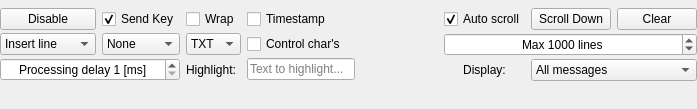
             <widget class="QWidget" name="scrollAreaWidgetContents_2">
              <property name="geometry">
               <rect>
                <x>0</x>
                <y>0</y>
                <width>697</width>
                <height>109</height>
               </rect>
              </property>
              <property name="sizePolicy">
               <sizepolicy hsizetype="Preferred" vsizetype="Preferred">
                <horstretch>0</horstretch>
                <verstretch>0</verstretch>
               </sizepolicy>
              </property>
              <layout class="QGridLayout" name="gridLayout">
               <property name="leftMargin">
                <number>0</number>
               </property>
               <property name="topMargin">
                <number>0</number>
               </property>
               <property name="rightMargin">
                <number>0</number>
               </property>
               <property name="bottomMargin">
                <number>20</number>
               </property>
               <item row="0" column="0">
                <layout class="QHBoxLayout" name="horizontalLayout">
                 <item>
                  <layout class="QGridLayout" name="gridLayout_15">
                   <property name="verticalSpacing">
                    <number>3</number>
                   </property>
                   <item row="0" column="1">
                    <widget class="QPushButton" name="pushButtonTextLogToggle">
                     <property name="sizePolicy">
                      <sizepolicy hsizetype="Preferred" vsizetype="Preferred">
                       <horstretch>0</horstretch>
                       <verstretch>0</verstretch>
                      </sizepolicy>
                     </property>
                     <property name="text">
                      <string>Disable</string>
                     </property>
                     <property name="checkable">
                      <bool>true</bool>
                     </property>
                    </widget>
                   </item>
                   <item row="3" column="1" colspan="2">
                    <widget class="QSpinBox" name="spinBoxProcessingDelay">
                     <property name="sizePolicy">
                      <sizepolicy hsizetype="Minimum" vsizetype="Minimum">
                       <horstretch>0</horstretch>
                       <verstretch>0</verstretch>
                      </sizepolicy>
                     </property>
                     <property name="minimumSize">
                      <size>
                       <width>0</width>
                       <height>0</height>
                      </size>
                     </property>
                     <property name="whatsThis">
                      <string>&lt;html&gt;&lt;head/&gt;&lt;body&gt;&lt;p&gt;Set the interval of reading Serial/UDP. &lt;/p&gt;&lt;/body&gt;&lt;/html&gt;</string>
                     </property>
                     <property name="alignment">
                      <set>Qt::AlignCenter</set>
                     </property>
                     <property name="suffix">
                      <string> [ms]</string>
                     </property>
                     <property name="prefix">
                      <string>Processing delay </string>
                     </property>
                     <property name="minimum">
                      <number>1</number>
                     </property>
                     <property name="maximum">
                      <number>500</number>
                     </property>
                     <property name="singleStep">
                      <number>5</number>
                     </property>
                     <property name="value">
                      <number>1</number>
                     </property>
                    </widget>
                   </item>
                   <item row="0" column="3">
                    <widget class="QCheckBox" name="checkBoxWrapText">
                     <property name="sizePolicy">
                      <sizepolicy hsizetype="Preferred" vsizetype="Minimum">
                       <horstretch>0</horstretch>
                       <verstretch>0</verstretch>
                      </sizepolicy>
                     </property>
                     <property name="whatsThis">
                      <string>&lt;html&gt;&lt;head/&gt;&lt;body&gt;&lt;p&gt;Wrap all text inside the text window - may work slowly with large text.&lt;/p&gt;&lt;/body&gt;&lt;/html&gt;</string>
                     </property>
                     <property name="text">
                      <string>Wrap</string>
                     </property>
                    </widget>
                   </item>
                   <item row="3" column="4" colspan="8">
                    <widget class="QLineEdit" name="lineEditHighlight">
                     <property name="sizePolicy">
                      <sizepolicy hsizetype="Maximum" vsizetype="Maximum">
                       <horstretch>0</horstretch>
                       <verstretch>0</verstretch>
                      </sizepolicy>
                     </property>
                     <property name="whatsThis">
                      <string>&lt;html&gt;&lt;head/&gt;&lt;body&gt;&lt;p&gt;Highlights the words in the main text window that matches the contents of this textbox&lt;/p&gt;&lt;/body&gt;&lt;/html&gt;</string>
                     </property>
                     <property name="placeholderText">
                      <string>Text to highlight...</string>
                     </property>
                     <property name="clearButtonEnabled">
                      <bool>true</bool>
                     </property>
                    </widget>
                   </item>
                   <item row="0" column="2">
                    <widget class="QCheckBox" name="checkBoxSendKey">
                     <property name="sizePolicy">
                      <sizepolicy hsizetype="Preferred" vsizetype="Minimum">
                       <horstretch>0</horstretch>
                       <verstretch>0</verstretch>
                      </sizepolicy>
                     </property>
                     <property name="whatsThis">
                      <string>&lt;html&gt;&lt;head/&gt;&lt;body&gt;&lt;p&gt;If checked, pressed key will be immidietly sent to the device via Serial or UDP, depending on the active control section tab as long as the &lt;span style=&quot; font-weight:600;&quot;&gt;text window remains focused&lt;/span&gt;.&lt;/p&gt;&lt;p&gt;This is very useful for creating a rapidly accesible control interface via serial i.e, you could quickly regulate motor's PWM output by holding &amp;quot;+&amp;quot; or &amp;quot;-&amp;quot; keys, instead of typing &amp;quot;set value ... &amp;quot; every time you need to make a change.&lt;/p&gt;&lt;/body&gt;&lt;/html&gt;</string>
                     </property>
                     <property name="text">
                      <string>Send Key</string>
                     </property>
                     <property name="checked">
                      <bool>true</bool>
                     </property>
                    </widget>
                   </item>
                   <item row="1" column="2">
                    <widget class="QComboBox" name="comboBoxTextProcessing">
                     <property name="sizePolicy">
                      <sizepolicy hsizetype="Minimum" vsizetype="Preferred">
                       <horstretch>0</horstretch>
                       <verstretch>0</verstretch>
                      </sizepolicy>
                     </property>
                     <property name="toolTip">
                      <string>&lt;html&gt;&lt;head/&gt;&lt;body&gt;&lt;p&gt;Text processing modes&lt;/p&gt;&lt;/body&gt;&lt;/html&gt;</string>
                     </property>
                     <property name="whatsThis">
                      <string>&lt;html&gt;&lt;head/&gt;&lt;body&gt;&lt;p&gt;Choose text post-processing:&lt;/p&gt;&lt;p&gt;&lt;span style=&quot; font-weight:600;&quot;&gt;- None&lt;/span&gt;&lt;/p&gt;&lt;p&gt;&lt;span style=&quot; font-weight:600;&quot;&gt;- Trim - remove whitespace form the start and the end of each line.&lt;/span&gt;&lt;/p&gt;&lt;p&gt;&lt;span style=&quot; font-weight:600;&quot;&gt;- Simplify - removes whitespace form the start and the end, and has each sequence of internal whitespace replaced with a single space.&lt;/span&gt;&lt;/p&gt;&lt;/body&gt;&lt;/html&gt;</string>
                     </property>
                     <item>
                      <property name="text">
                       <string>None</string>
                      </property>
                     </item>
                     <item>
                      <property name="text">
                       <string>Trim</string>
                      </property>
                     </item>
                     <item>
                      <property name="text">
                       <string>Simplify</string>
                      </property>
                     </item>
                    </widget>
                   </item>
                   <item row="1" column="1">
                    <widget class="QComboBox" name="comboBoxAddTextMode">
                     <property name="sizePolicy">
                      <sizepolicy hsizetype="Minimum" vsizetype="Preferred">
                       <horstretch>0</horstretch>
                       <verstretch>0</verstretch>
                      </sizepolicy>
                     </property>
                     <property name="toolTip">
                      <string>&lt;html&gt;&lt;head/&gt;&lt;body&gt;&lt;p&gt;New line print method&lt;/p&gt;&lt;/body&gt;&lt;/html&gt;</string>
                     </property>
                     <property name="whatsThis">
                      <string>&lt;html&gt;&lt;head/&gt;&lt;body&gt;&lt;p&gt;Change how new text line is added:&lt;/p&gt;&lt;p&gt;&lt;span style=&quot; font-weight:600;&quot;&gt;- Insert - moves the cursor to the end of document and simply pastes new data. Similar to &amp;quot;print()&amp;quot; in Arduino&lt;/span&gt;&lt;/p&gt;&lt;p&gt;&lt;span style=&quot; font-weight:600;&quot;&gt;- Append - adds new text as newline. Acts as &amp;quot;println()&amp;quot;. &lt;/span&gt;&lt;/p&gt;&lt;p&gt;One can use &amp;quot;Append&amp;quot; mode + &amp;quot;trim&amp;quot; or &amp;quot;simplify&amp;quot; processing options to remove all control characters form the text while still adding it as newline without the escape sequences present.&lt;/p&gt;&lt;/body&gt;&lt;/html&gt;</string>
                     </property>
                     <property name="sizeAdjustPolicy">
                      <enum>QComboBox::AdjustToContents</enum>
                     </property>
                     <item>
                      <property name="text">
                       <string>Insert line</string>
                      </property>
                     </item>
                     <item>
                      <property name="text">
                       <string>Append line</string>
                      </property>
                     </item>
                    </widget>
                   </item>
                   <item row="0" column="4" colspan="8">
                    <widget class="QCheckBox" name="checkBoxShowTime">
                     <property name="sizePolicy">
                      <sizepolicy hsizetype="Preferred" vsizetype="Maximum">
                       <horstretch>0</horstretch>
                       <verstretch>0</verstretch>
                      </sizepolicy>
                     </property>
                     <property name="whatsThis">
                      <string>&lt;html&gt;&lt;head/&gt;&lt;body&gt;&lt;p&gt;If checked, received message will be displayed with system clock time in which it was received.&lt;/p&gt;&lt;/body&gt;&lt;/html&gt;</string>
                     </property>
                     <property name="text">
                      <string>Timestamp</string>
                     </property>
                    </widget>
                   </item>
                   <item row="3" column="3">
                    <widget class="QLabel" name="label_4">
                     <property name="sizePolicy">
                      <sizepolicy hsizetype="Preferred" vsizetype="Minimum">
                       <horstretch>0</horstretch>
                       <verstretch>0</verstretch>
                      </sizepolicy>
                     </property>
                     <property name="minimumSize">
                      <size>
                       <width>0</width>
                       <height>0</height>
                      </size>
                     </property>
                     <property name="text">
                      <string>Highlight:</string>
                     </property>
                    </widget>
                   </item>
                   <item row="1" column="3">
                    <widget class="QComboBox" name="comboBoxFormat">
                     <property name="sizePolicy">
                      <sizepolicy hsizetype="Minimum" vsizetype="Preferred">
                       <horstretch>0</horstretch>
                       <verstretch>0</verstretch>
                      </sizepolicy>
                     </property>
                     <property name="toolTip">
                      <string>&lt;html&gt;&lt;head/&gt;&lt;body&gt;&lt;p&gt;Change text format&lt;/p&gt;&lt;/body&gt;&lt;/html&gt;</string>
                     </property>
                     <property name="whatsThis">
                      <string>&lt;html&gt;&lt;head/&gt;&lt;body&gt;&lt;p&gt;Choose message display format:&lt;/p&gt;&lt;p&gt;&lt;span style=&quot; font-weight:600;&quot;&gt;- text&lt;/span&gt;&lt;/p&gt;&lt;p&gt;&lt;span style=&quot; font-weight:600;&quot;&gt;- hex (base 16)&lt;/span&gt;&lt;/p&gt;&lt;p&gt;&lt;span style=&quot; font-weight:600;&quot;&gt;- binary (base 2)&lt;/span&gt;&lt;/p&gt;&lt;/body&gt;&lt;/html&gt;</string>
                     </property>
                     <item>
                      <property name="text">
                       <string>TXT</string>
                      </property>
                     </item>
                     <item>
                      <property name="text">
                       <string>HEX</string>
                      </property>
                     </item>
                     <item>
                      <property name="text">
                       <string>BIN</string>
                      </property>
                     </item>
                    </widget>
                   </item>
                   <item row="1" column="4" colspan="8">
                    <widget class="QCheckBox" name="checkBoxShowControlChars">
                     <property name="sizePolicy">
                      <sizepolicy hsizetype="Preferred" vsizetype="Fixed">
                       <horstretch>0</horstretch>
                       <verstretch>0</verstretch>
                      </sizepolicy>
                     </property>
                     <property name="text">
                      <string>Control char's</string>
                     </property>
                    </widget>
                   </item>
                  </layout>
                 </item>
                 <item>
                  <spacer name="horizontalSpacer_2">
                   <property name="orientation">
                    <enum>Qt::Horizontal</enum>
                   </property>
                   <property name="sizeType">
                    <enum>QSizePolicy::Expanding</enum>
                   </property>
                   <property name="sizeHint" stdset="0">
                    <size>
                     <width>40</width>
                     <height>20</height>
                    </size>
                   </property>
                  </spacer>
                 </item>
                 <item>
                  <layout class="QGridLayout" name="gridLayout_17">
                   <property name="verticalSpacing">
                    <number>3</number>
                   </property>
                   <item row="0" column="2">
                    <widget class="QPushButton" name="pushButtonClear">
                     <property name="sizePolicy">
                      <sizepolicy hsizetype="Minimum" vsizetype="Preferred">
                       <horstretch>0</horstretch>
                       <verstretch>0</verstretch>
                      </sizepolicy>
                     </property>
                     <property name="whatsThis">
                      <string>&lt;html&gt;&lt;head/&gt;&lt;body&gt;&lt;p&gt;Clear text window&lt;/p&gt;&lt;/body&gt;&lt;/html&gt;</string>
                     </property>
                     <property name="text">
                      <string>Clear</string>
                     </property>
                    </widget>
                   </item>
                   <item row="2" column="0">
                    <widget class="QLabel" name="label_23">
                     <property name="text">
                      <string>Display:</string>
                     </property>
                     <property name="alignment">
                      <set>Qt::AlignCenter</set>
                     </property>
                    </widget>
                   </item>
                   <item row="0" column="0">
                    <widget class="QCheckBox" name="checkBoxScrollToButtom">
                     <property name="sizePolicy">
                      <sizepolicy hsizetype="Minimum" vsizetype="Preferred">
                       <horstretch>0</horstretch>
                       <verstretch>0</verstretch>
                      </sizepolicy>
                     </property>
                     <property name="text">
                      <string>Auto scroll</string>
                     </property>
                     <property name="checkable">
                      <bool>true</bool>
                     </property>
                     <property name="checked">
                      <bool>true</bool>
                     </property>
                    </widget>
                   </item>
                   <item row="1" column="0" colspan="3">
                    <widget class="QSpinBox" name="spinBoxMaxLines">
                     <property name="sizePolicy">
                      <sizepolicy hsizetype="Preferred" vsizetype="Maximum">
                       <horstretch>0</horstretch>
                       <verstretch>0</verstretch>
                      </sizepolicy>
                     </property>
                     <property name="alignment">
                      <set>Qt::AlignCenter</set>
                     </property>
                     <property name="suffix">
                      <string> lines</string>
                     </property>
                     <property name="prefix">
                      <string>Max </string>
                     </property>
                     <property name="minimum">
                      <number>100</number>
                     </property>
                     <property name="maximum">
                      <number>10000000</number>
                     </property>
                     <property name="singleStep">
                      <number>1000</number>
                     </property>
                     <property name="stepType">
                      <enum>QAbstractSpinBox::DefaultStepType</enum>
                     </property>
                     <property name="value">
                      <number>1000</number>
                     </property>
                    </widget>
                   </item>
                   <item row="0" column="1">
                    <widget class="QPushButton" name="pushButtonSerialLogScrollown">
                     <property name="text">
                      <string>Scroll Down</string>
                     </property>
                    </widget>
                   </item>
                   <item row="2" column="1" colspan="2">
                    <widget class="QComboBox" name="comboBoxMessagesDisplayMode">
                     <property name="sizePolicy">
                      <sizepolicy hsizetype="Minimum" vsizetype="Maximum">
                       <horstretch>0</horstretch>
                       <verstretch>0</verstretch>
                      </sizepolicy>
                     </property>
                     <property name="sizeAdjustPolicy">
                      <enum>QComboBox::AdjustToContentsOnFirstShow</enum>
                     </property>
                     <item>
                      <property name="text">
                       <string>All messages</string>
                      </property>
                     </item>
                     <item>
                      <property name="text">
                       <string>Incoming messages</string>
                      </property>
                     </item>
                    </widget>
                   </item>
                  </layout>
                 </item>
                </layout>
               </item>
              </layout>
             </widget>
